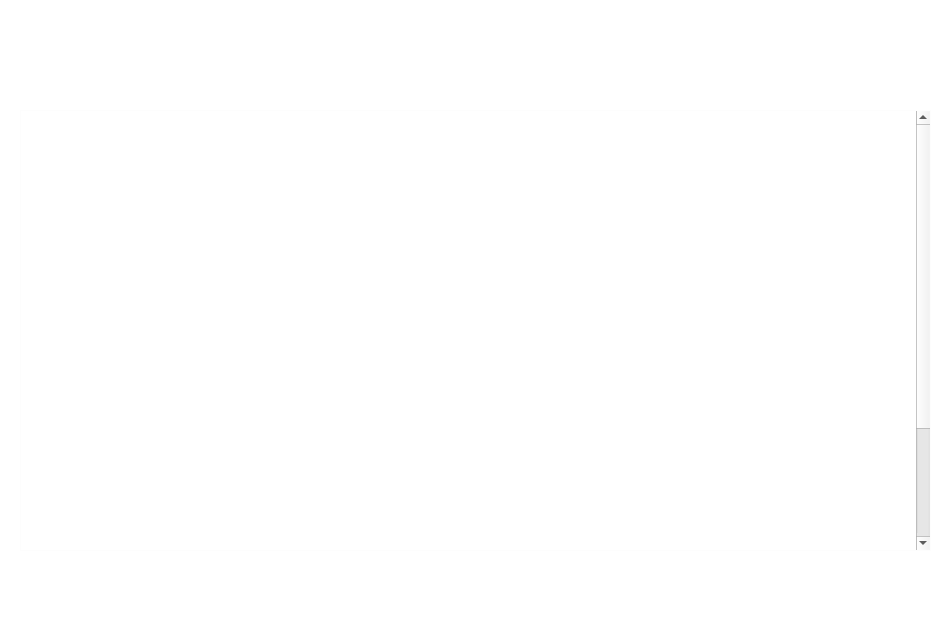
<?xml version="1.0" encoding="UTF-8"?>
<ui version="4.0">
 <class>Dialog4</class>
 <widget class="QDialog" name="Dialog4">
  <property name="geometry">
   <rect>
    <x>0</x>
    <y>0</y>
    <width>951</width>
    <height>628</height>
   </rect>
  </property>
  <property name="palette">
   <palette>
    <active>
     <colorrole role="Button">
      <brush brushstyle="SolidPattern">
       <color alpha="255">
        <red>78</red>
        <green>154</green>
        <blue>6</blue>
       </color>
      </brush>
     </colorrole>
     <colorrole role="Base">
      <brush brushstyle="SolidPattern">
       <color alpha="255">
        <red>255</red>
        <green>255</green>
        <blue>255</blue>
       </color>
      </brush>
     </colorrole>
     <colorrole role="Window">
      <brush brushstyle="SolidPattern">
       <color alpha="255">
        <red>255</red>
        <green>255</green>
        <blue>255</blue>
       </color>
      </brush>
     </colorrole>
    </active>
    <inactive>
     <colorrole role="Button">
      <brush brushstyle="SolidPattern">
       <color alpha="255">
        <red>78</red>
        <green>154</green>
        <blue>6</blue>
       </color>
      </brush>
     </colorrole>
     <colorrole role="Base">
      <brush brushstyle="SolidPattern">
       <color alpha="255">
        <red>255</red>
        <green>255</green>
        <blue>255</blue>
       </color>
      </brush>
     </colorrole>
     <colorrole role="Window">
      <brush brushstyle="SolidPattern">
       <color alpha="255">
        <red>255</red>
        <green>255</green>
        <blue>255</blue>
       </color>
      </brush>
     </colorrole>
    </inactive>
    <disabled>
     <colorrole role="Button">
      <brush brushstyle="SolidPattern">
       <color alpha="255">
        <red>78</red>
        <green>154</green>
        <blue>6</blue>
       </color>
      </brush>
     </colorrole>
     <colorrole role="Base">
      <brush brushstyle="SolidPattern">
       <color alpha="255">
        <red>255</red>
        <green>255</green>
        <blue>255</blue>
       </color>
      </brush>
     </colorrole>
     <colorrole role="Window">
      <brush brushstyle="SolidPattern">
       <color alpha="255">
        <red>255</red>
        <green>255</green>
        <blue>255</blue>
       </color>
      </brush>
     </colorrole>
    </disabled>
   </palette>
  </property>
  <property name="windowTitle">
   <string>Dialog</string>
  </property>
  <property name="styleSheet">
   <string notr="true">#Dialog4 {
background-color: url transparent;
border-image: url(:bk7.jpg);
background: none;
border:  none;
background-repeat: none;
}</string>
  </property>
  <widget class="QPushButton" name="pushButton">
   <property name="geometry">
    <rect>
     <x>790</x>
     <y>560</y>
     <width>131</width>
     <height>61</height>
    </rect>
   </property>
   <property name="palette">
    <palette>
     <active>
      <colorrole role="ButtonText">
       <brush brushstyle="SolidPattern">
        <color alpha="255">
         <red>255</red>
         <green>255</green>
         <blue>255</blue>
        </color>
       </brush>
      </colorrole>
     </active>
     <inactive>
      <colorrole role="ButtonText">
       <brush brushstyle="SolidPattern">
        <color alpha="255">
         <red>255</red>
         <green>255</green>
         <blue>255</blue>
        </color>
       </brush>
      </colorrole>
     </inactive>
     <disabled>
      <colorrole role="ButtonText">
       <brush brushstyle="SolidPattern">
        <color alpha="255">
         <red>190</red>
         <green>190</green>
         <blue>190</blue>
        </color>
       </brush>
      </colorrole>
     </disabled>
    </palette>
   </property>
   <property name="font">
    <font>
     <family>FreeMono</family>
     <weight>75</weight>
     <bold>true</bold>
    </font>
   </property>
   <property name="styleSheet">
    <string notr="true">#pushButton {
background-color: url transparent;
border-image: url(:un3.png);
background: none;
border:  none;
background-repeat: none;
}
#pushButton:hover
{
border-image: url(:un1.png);
}
#pushButton:pressed
{
border-image: url(:un2.png);
}
</string>
   </property>
   <property name="text">
    <string>CLOSE</string>
   </property>
  </widget>
  <widget class="QTextBrowser" name="textBrowser">
   <property name="geometry">
    <rect>
     <x>20</x>
     <y>110</y>
     <width>911</width>
     <height>441</height>
    </rect>
   </property>
   <property name="font">
    <font>
     <family>Symbola</family>
     <weight>75</weight>
     <italic>true</italic>
     <bold>true</bold>
    </font>
   </property>
   <property name="styleSheet">
    <string notr="true">background-color:rgba(255, 255, 255, 10)</string>
   </property>
   <property name="html">
    <string>&lt;!DOCTYPE HTML PUBLIC &quot;-//W3C//DTD HTML 4.0//EN&quot; &quot;http://www.w3.org/TR/REC-html40/strict.dtd&quot;&gt;
&lt;html&gt;&lt;head&gt;&lt;meta name=&quot;qrichtext&quot; content=&quot;1&quot; /&gt;&lt;style type=&quot;text/css&quot;&gt;
p, li { white-space: pre-wrap; }
&lt;/style&gt;&lt;/head&gt;&lt;body style=&quot; font-family:'Symbola'; font-size:11pt; font-weight:600; font-style:italic;&quot;&gt;
&lt;p style=&quot; margin-top:0px; margin-bottom:0px; margin-left:0px; margin-right:0px; -qt-block-indent:0; text-indent:0px;&quot;&gt;&lt;a href=&quot;https://www.auger.org/index.php/observatory/auger-hybrid-detector&quot;&gt;&lt;span style=&quot; font-size:20pt; text-decoration: underline; color:#ffffff;&quot;&gt;Surface water tanks&lt;/span&gt;&lt;/a&gt;&lt;a href=&quot;https://www.auger.org/index.php/observatory/auger-hybrid-detector&quot;&gt;&lt;span style=&quot; font-size:20pt; text-decoration: underline; color:#ffffff; vertical-align:super;&quot;&gt;*&lt;/span&gt;&lt;/a&gt;&lt;/p&gt;
&lt;p style=&quot;-qt-paragraph-type:empty; margin-top:0px; margin-bottom:0px; margin-left:0px; margin-right:0px; -qt-block-indent:0; text-indent:0px; font-size:14pt; font-weight:400; color:#ffffff;&quot;&gt;&lt;br /&gt;&lt;/p&gt;
&lt;p style=&quot; margin-top:0px; margin-bottom:0px; margin-left:0px; margin-right:0px; -qt-block-indent:0; text-indent:0px;&quot;&gt;&lt;span style=&quot; font-size:14pt; font-weight:400; color:#ffffff;&quot;&gt;-measure the EAS secondaries particles that &lt;/span&gt;&lt;a href=&quot;https://www.youtube.com/playlist?list=PLcxu2oC7JDOiZrz5Rp4yzfuBxikISs7Ol&quot;&gt;&lt;span style=&quot; font-size:14pt; font-weight:400; text-decoration: underline; color:#ffffff;&quot;&gt;penetrate the tank&lt;/span&gt;&lt;/a&gt;&lt;a href=&quot;https://www.youtube.com/playlist?list=PLcxu2oC7JDOiZrz5Rp4yzfuBxikISs7Ol&quot;&gt;&lt;span style=&quot; font-size:14pt; font-weight:400; text-decoration: underline; color:#ffffff; vertical-align:super;&quot;&gt;*&lt;/span&gt;&lt;/a&gt;&lt;span style=&quot; font-size:14pt; font-weight:400; color:#ffffff;&quot;&gt; through their interaction with water and the emitted Cherenkov light, while traveling with speed greater than speed of light in water&lt;/span&gt;&lt;/p&gt;
&lt;p style=&quot;-qt-paragraph-type:empty; margin-top:0px; margin-bottom:0px; margin-left:0px; margin-right:0px; -qt-block-indent:0; text-indent:0px; font-size:14pt; font-weight:400; color:#ffffff;&quot;&gt;&lt;br /&gt;&lt;/p&gt;
&lt;p style=&quot;-qt-paragraph-type:empty; margin-top:0px; margin-bottom:0px; margin-left:0px; margin-right:0px; -qt-block-indent:0; text-indent:0px; font-size:14pt; font-weight:400; color:#ffffff;&quot;&gt;&lt;br /&gt;&lt;/p&gt;
&lt;p style=&quot; margin-top:0px; margin-bottom:0px; margin-left:0px; margin-right:0px; -qt-block-indent:0; text-indent:0px;&quot;&gt;&lt;a href=&quot;https://www.auger.org/index.php/observatory/heat&quot;&gt;&lt;span style=&quot; font-size:20pt; text-decoration: underline; color:#ffffff;&quot;&gt;Fluorescence detectors&lt;/span&gt;&lt;/a&gt;&lt;a href=&quot;https://www.auger.org/index.php/observatory/heat&quot;&gt;&lt;span style=&quot; font-size:20pt; text-decoration: underline; color:#ffffff; vertical-align:super;&quot;&gt;*&lt;/span&gt;&lt;/a&gt;&lt;/p&gt;
&lt;p style=&quot;-qt-paragraph-type:empty; margin-top:0px; margin-bottom:0px; margin-left:0px; margin-right:0px; -qt-block-indent:0; text-indent:0px; font-size:14pt; font-weight:400; color:#ffffff;&quot;&gt;&lt;br /&gt;&lt;/p&gt;
&lt;p style=&quot; margin-top:0px; margin-bottom:0px; margin-left:0px; margin-right:0px; -qt-block-indent:0; text-indent:0px;&quot;&gt;&lt;span style=&quot; font-size:14pt; font-weight:400; color:#ffffff;&quot;&gt;-tracks the development of EAS by observing the UV light emitted by the charged secondaries while exiting the nitrogen molecules in the Earth’s atmoshere&lt;/span&gt;&lt;/p&gt;
&lt;p style=&quot;-qt-paragraph-type:empty; margin-top:0px; margin-bottom:0px; margin-left:0px; margin-right:0px; -qt-block-indent:0; text-indent:0px; font-size:14pt; font-weight:400; color:#ffffff;&quot;&gt;&lt;br /&gt;&lt;/p&gt;
&lt;p style=&quot;-qt-paragraph-type:empty; margin-top:0px; margin-bottom:0px; margin-left:0px; margin-right:0px; -qt-block-indent:0; text-indent:0px; font-size:14pt; font-weight:400; color:#ffffff;&quot;&gt;&lt;br /&gt;&lt;/p&gt;
&lt;p style=&quot; margin-top:0px; margin-bottom:0px; margin-left:0px; margin-right:0px; -qt-block-indent:0; text-indent:0px;&quot;&gt;&lt;a href=&quot;https://www.auger.org/index.php/news/latest-news/project-aera-auger-engineering-radio-array&quot;&gt;&lt;span style=&quot; font-size:20pt; text-decoration: underline; color:#ffffff;&quot;&gt;Radio stations&lt;/span&gt;&lt;/a&gt;&lt;a href=&quot;https://www.auger.org/index.php/news/latest-news/project-aera-auger-engineering-radio-array&quot;&gt;&lt;span style=&quot; font-size:20pt; text-decoration: underline; color:#ffffff; vertical-align:super;&quot;&gt;*&lt;/span&gt;&lt;/a&gt;&lt;/p&gt;
&lt;p style=&quot;-qt-paragraph-type:empty; margin-top:0px; margin-bottom:0px; margin-left:0px; margin-right:0px; -qt-block-indent:0; text-indent:0px; font-size:14pt; font-weight:400; color:#ffffff;&quot;&gt;&lt;br /&gt;&lt;/p&gt;
&lt;p style=&quot; margin-top:0px; margin-bottom:0px; margin-left:0px; margin-right:0px; -qt-block-indent:0; text-indent:0px;&quot;&gt;&lt;span style=&quot; font-size:14pt; font-weight:400; color:#ffffff;&quot;&gt;-records the &lt;/span&gt;&lt;a href=&quot;https://www.youtube.com/watch?v=EJlkDXc1wuw&quot;&gt;&lt;span style=&quot; font-size:14pt; font-weight:400; text-decoration: underline; color:#ffffff;&quot;&gt;radio signals&lt;/span&gt;&lt;/a&gt;&lt;a href=&quot;https://www.youtube.com/watch?v=EJlkDXc1wuw&quot;&gt;&lt;span style=&quot; font-size:14pt; font-weight:400; text-decoration: underline; color:#ffffff; vertical-align:super;&quot;&gt;*&lt;/span&gt;&lt;/a&gt;&lt;span style=&quot; font-size:14pt; font-weight:400; color:#ffffff;&quot;&gt; emitted by the EAS’s charged particles, while deflected in the Earth’s Magnetic Field.&lt;/span&gt;&lt;/p&gt;
&lt;p style=&quot;-qt-paragraph-type:empty; margin-top:0px; margin-bottom:0px; margin-left:0px; margin-right:0px; -qt-block-indent:0; text-indent:0px; font-size:14pt; font-weight:400; color:#ffffff;&quot;&gt;&lt;br /&gt;&lt;/p&gt;
&lt;p style=&quot;-qt-paragraph-type:empty; margin-top:0px; margin-bottom:0px; margin-left:0px; margin-right:0px; -qt-block-indent:0; text-indent:0px; font-size:14pt; font-weight:400; color:#ffffff;&quot;&gt;&lt;br /&gt;&lt;/p&gt;
&lt;p style=&quot; margin-top:0px; margin-bottom:0px; margin-left:0px; margin-right:0px; -qt-block-indent:0; text-indent:0px;&quot;&gt;&lt;span style=&quot; font-size:20pt; text-decoration: underline; color:#ffffff;&quot;&gt;Atmospheric monitoring in support to particle detectors&lt;/span&gt;&lt;/p&gt;
&lt;p style=&quot;-qt-paragraph-type:empty; margin-top:0px; margin-bottom:0px; margin-left:0px; margin-right:0px; -qt-block-indent:0; text-indent:0px; font-size:14pt; font-weight:400; color:#ffffff;&quot;&gt;&lt;br /&gt;&lt;/p&gt;
&lt;p style=&quot; margin-top:0px; margin-bottom:0px; margin-left:0px; margin-right:0px; -qt-block-indent:0; text-indent:0px;&quot;&gt;&lt;span style=&quot; font-size:14pt; font-weight:400; color:#ffffff;&quot;&gt;-uses &lt;/span&gt;&lt;a href=&quot;https://www.youtube.com/watch?v=xcuZ239zHYs&amp;amp;t=1s&quot;&gt;&lt;span style=&quot; font-size:14pt; font-weight:400; text-decoration: underline; color:#ffffff;&quot;&gt;various standard systems&lt;/span&gt;&lt;/a&gt;&lt;a href=&quot;https://www.youtube.com/watch?v=xcuZ239zHYs&amp;amp;t=1s&quot;&gt;&lt;span style=&quot; font-size:14pt; font-weight:400; text-decoration: underline; color:#ffffff; vertical-align:super;&quot;&gt;*&lt;/span&gt;&lt;/a&gt;&lt;span style=&quot; font-size:14pt; font-weight:400; color:#ffffff;&quot;&gt; to observe the atmospheric condition at the EAS detector array, like P, T, H, wind, rain, E-field, cloud cover, aerosols etc.&lt;/span&gt;&lt;/p&gt;&lt;/body&gt;&lt;/html&gt;</string>
   </property>
   <property name="openExternalLinks">
    <bool>true</bool>
   </property>
  </widget>
  <widget class="QLabel" name="label">
   <property name="geometry">
    <rect>
     <x>20</x>
     <y>20</y>
     <width>921</width>
     <height>51</height>
    </rect>
   </property>
   <property name="palette">
    <palette>
     <active>
      <colorrole role="WindowText">
       <brush brushstyle="SolidPattern">
        <color alpha="255">
         <red>255</red>
         <green>255</green>
         <blue>255</blue>
        </color>
       </brush>
      </colorrole>
      <colorrole role="Text">
       <brush brushstyle="SolidPattern">
        <color alpha="255">
         <red>255</red>
         <green>255</green>
         <blue>255</blue>
        </color>
       </brush>
      </colorrole>
     </active>
     <inactive>
      <colorrole role="WindowText">
       <brush brushstyle="SolidPattern">
        <color alpha="255">
         <red>255</red>
         <green>255</green>
         <blue>255</blue>
        </color>
       </brush>
      </colorrole>
      <colorrole role="Text">
       <brush brushstyle="SolidPattern">
        <color alpha="255">
         <red>255</red>
         <green>255</green>
         <blue>255</blue>
        </color>
       </brush>
      </colorrole>
     </inactive>
     <disabled>
      <colorrole role="WindowText">
       <brush brushstyle="SolidPattern">
        <color alpha="255">
         <red>190</red>
         <green>190</green>
         <blue>190</blue>
        </color>
       </brush>
      </colorrole>
      <colorrole role="Text">
       <brush brushstyle="SolidPattern">
        <color alpha="255">
         <red>190</red>
         <green>190</green>
         <blue>190</blue>
        </color>
       </brush>
      </colorrole>
     </disabled>
    </palette>
   </property>
   <property name="font">
    <font>
     <family>FreeMono</family>
     <pointsize>18</pointsize>
     <weight>75</weight>
     <bold>true</bold>
    </font>
   </property>
   <property name="text">
    <string>About detection techniques used at the Pierre Auger Observatory</string>
   </property>
  </widget>
 </widget>
 <resources/>
 <connections>
  <connection>
   <sender>pushButton</sender>
   <signal>clicked()</signal>
   <receiver>Dialog4</receiver>
   <slot>close()</slot>
   <hints>
    <hint type="sourcelabel">
     <x>431</x>
     <y>500</y>
    </hint>
    <hint type="destinationlabel">
     <x>519</x>
     <y>500</y>
    </hint>
   </hints>
  </connection>
 </connections>
</ui>
